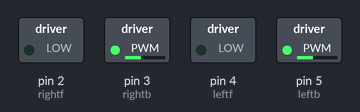
Recording of a sketch running on a simulated Arduino Uno, built with avr-gcc and run on an emulated ATmega328P. On the bench: switched loads named in the sketch (green lamp = pin HIGH).

Above: at 0.1 s.
At 1.1 s:
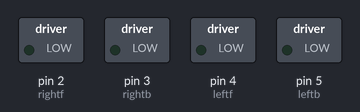
Timing chart, 0 to 2.6 s (numbered marks = the images above):
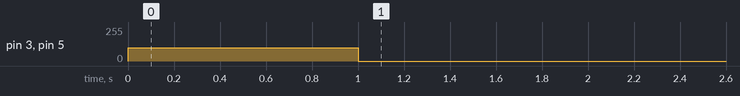

The sketch:

PWM_Test.ino
```cpp
//Drive motor variables
//High on rightf = forward on right, etc.
const int rightf=2;
const int rightb=3;
const int leftf=4;
const int leftb=5;

int speed=100; //0-255

void setup() {
  Serial.begin(9600); // For debugging
  pinMode(rightf, OUTPUT); //Set motor control pins to output mode
  pinMode(rightb, OUTPUT);
  pinMode(leftf, OUTPUT);
  pinMode(leftb, OUTPUT);

  digitalWrite(rightf, LOW);
  analogWrite(rightb, speed);
  digitalWrite(leftf, LOW);
  analogWrite(leftb, speed);

  delay(1000);

  analogWrite(rightb, LOW);
  analogWrite(leftb, LOW);
}

void loop() {
  // put your main code here, to run repeatedly:

}
```
